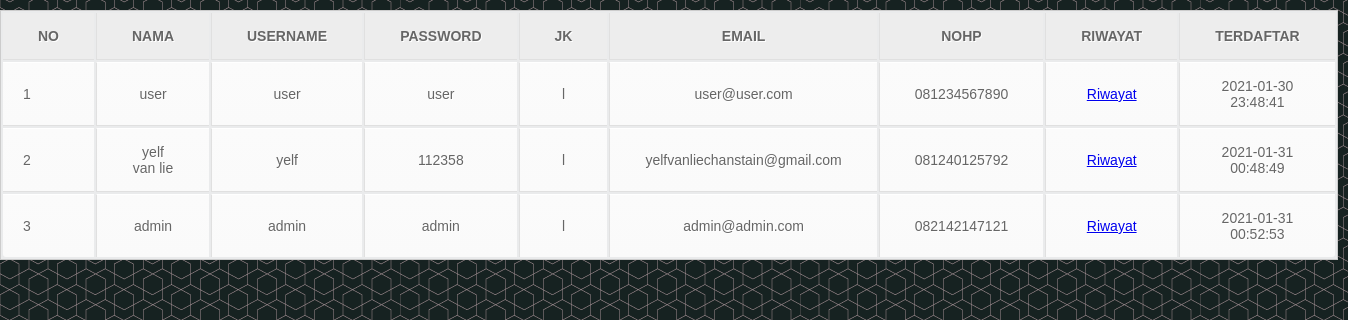
Screenshot of /admin/user.php with the database file from the repository.
### tables this page shows
CREATE TABLE `user` (
  `id_user` int(11) NOT NULL,
  `username` varchar(20) NOT NULL,
  `password` varchar(16) NOT NULL,
  `name` varchar(100) NOT NULL,
  `jk` char(1) NOT NULL,
  `email` varchar(100) NOT NULL,
  `nohp` varchar(12) NOT NULL,
  `terdaftar` datetime NOT NULL DEFAULT '0000-00-00 00:00:00'
);

### admin/user.php (the view, shortened to what this page needs)
<?php
    include "connection.php";
    $sql_user = mysqli_query($conn, "SELECT * FROM user ORDER BY terdaftar");
?>
<!DOCTYPE html>
<html lang="en">
<head>
    <link rel="stylesheet" href="style.css">
</head>
<body>
    <div class="hasil">
        <table>
            <tr>
                <th>NO</th>
                <th>NAMA</th>
                <th>USERNAME</th>
                <th>PASSWORD</th>
                <th>JK</th>
                <th>EMAIL</th>
                <th>NOHP</th>
                <th>RIWAYAT</th>
                <th>TERDAFTAR</th>
            </tr>
            <?php $no=1; while ($user = mysqli_fetch_array($sql_user)) : ?>
                <tr>
                    <td><?php echo "$no"; ?></td>
                    <td><?php echo "$user[name]"; ?></td>
                    <td><?php echo "$user[username]"; ?></td>
                    <td><?php echo "$user[password]"; ?></td>
                    <td><?php echo "$user[jk]"; ?></td>
                    <td><?php echo "$user[email]"; ?></td>
                    <td><?php echo "$user[nohp]"; ?></td>
                    <td><a href="?p=history&id=<?php echo "$user[id_user]"; ?>">Riwayat</a></td>
                    <td><?php echo "$user[terdaftar]"; ?></td>
                </tr>
                <?php $no++; ?>
            <?php endwhile; ?>
        </table>
    </div>
</body>
</html>

### admin/style.css (style rules this page uses)
body { background-image: url(../img/Background.png); font-family: Cambria; padding: 0px; margin: 0px; color: #ffffff; font-size: 14px; }
table { font-family: Arial, Helvetica, sans-serif; color: #666; text-shadow: 1px 1px 0px #fff; background: #eaebec; border: #ccc 1px solid; margin: 10px auto; }
table th { padding: 15px 35px; border-left:1px solid #e0e0e0; border-bottom: 1px solid #e0e0e0; background: #ededed; }
table th:first-child { border-left:none; }
table tr { text-align: center; padding-left: 20px; }
table td:first-child { text-align: left; padding-left: 20px; border-left: 0; }
table td { padding: 15px 35px; border-top: 1px solid #ffffff; border-bottom: 1px solid #e0e0e0; border-left: 1px solid #e0e0e0; background: #fafafa; background: -webkit-gradient(linear, left top, left bottom, from(#fbfbfb), to(#fafafa)); background: -moz-linear-gradient(top, #fbfbfb, #fafafa); }
table tr:last-child td { border-bottom: 0; }
table tr:last-child td:first-child { -moz-border-radius-bottomleft: 3px; -webkit-border-bottom-left-radius: 3px; border-bottom-left-radius: 3px; }
table tr:last-child td:last-child { -moz-border-radius-bottomright: 3px; -webkit-border-bottom-right-radius: 3px; border-bottom-right-radius: 3px; }
.hasil { width: 70%; }

### rows the page displays
user: name "user", username "user", password "user", jk "l", email "user@user.com", nohp "081234567890", terdaftar "2021-01-30 23:48:41"
user: name "yelf van lie", username "yelf", password "112358", jk "l", email "yelfvanliechanstain@gmail.com", nohp "081240125792", terdaftar "2021-01-31 00:48:49"
user: name "admin", username "admin", password "admin", jk "l", email "admin@admin.com", nohp "082142147121", terdaftar "2021-01-31 00:52:53"
